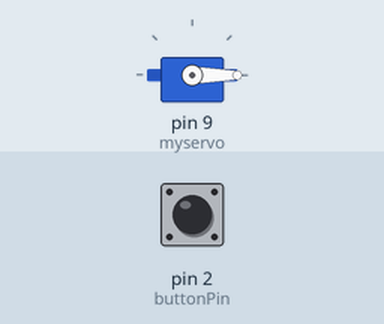
A sketch run on a simulated Arduino Uno, built with avr-gcc and run on an emulated ATmega328P. Parts: servo. Inputs (shaded band) come from the test bench; at power-on: pin 2 (buttonPin) HIGH. What the sketch prints to the serial monitor is not drawn.

Above: at 1.2 s.
1.3 s: pin 2 (buttonPin) pulled LOW for 0.15 s
At 2.08 s:
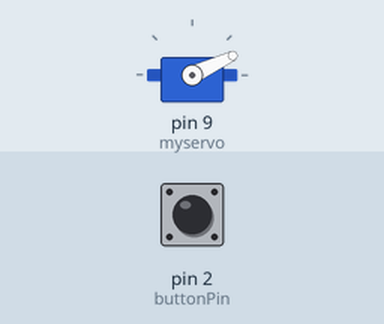
At 2.68 s:
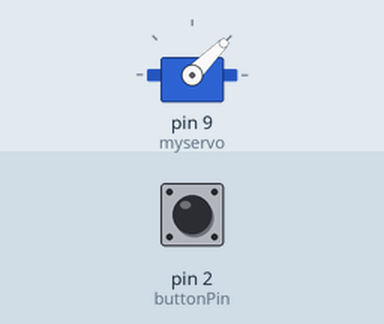
Timing chart, 0 to 13.3 s (numbered marks = the images above; inputs shaded):
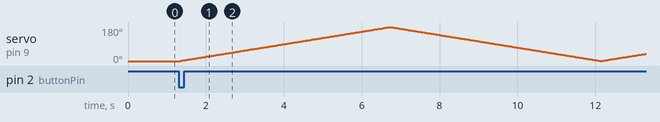

The sketch:

Final01.ino
```cpp
#include <Servo.h>
Servo myservo;

//adding comments
int pos = 0;

int celestial=0;

//delete unncessary stuff
int tomtao = 0;
// add variable tomtao
int buttonPin = 2;
int buttonVal = 0;
int pButtonVal = 0;

int counter = 0;

void setup() {
  // put your setup code here, to run once:
  myservo.attach(9);
  Serial.begin(9600);
  pinMode(buttonPin, INPUT);
}

void loop() {
  pButtonVal = buttonVal;
  buttonVal = digitalRead(buttonPin);
  //Serial.println(buttonVal);
  Serial.println(counter);

  if (pButtonVal == 1) {
    if (buttonVal == 0) {
      counter = 1;
    } else {
      counter = 0;
    }
  }

  pButtonVal=buttonVal;

  if (counter == 0) { // counter even number
    pos = 0;
    myservo.write(pos);
  } else if (counter == 1) {  // counter odd number
    for (pos = 0; pos < 180; pos += 1) {
      myservo.write(pos);
      delay(30);
    }
    for (pos = 180; pos >= 1; pos -= 1) {
      myservo.write(pos);
      delay(30);
    }
  }

}
```
